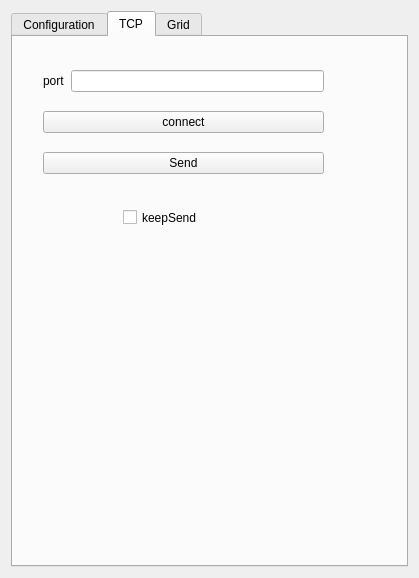
<?xml version="1.0" encoding="UTF-8"?>
<ui version="4.0">
 <class>ViewSettingsWidget</class>
 <widget class="QWidget" name="ViewSettingsWidget">
  <property name="geometry">
   <rect>
    <x>0</x>
    <y>0</y>
    <width>419</width>
    <height>578</height>
   </rect>
  </property>
  <property name="windowTitle">
   <string>Form</string>
  </property>
  <layout class="QVBoxLayout" name="verticalLayout">
   <item>
    <widget class="QTabWidget" name="tabWidget">
     <property name="minimumSize">
      <size>
       <width>300</width>
       <height>300</height>
      </size>
     </property>
     <property name="currentIndex">
      <number>1</number>
     </property>
     <widget class="QWidget" name="config_tab">
      <attribute name="title">
       <string>Configuration</string>
      </attribute>
      <widget class="QCheckBox" name="showTagHistory">
       <property name="geometry">
        <rect>
         <x>20</x>
         <y>380</y>
         <width>109</width>
         <height>17</height>
        </rect>
       </property>
       <property name="text">
        <string>Show Tag History</string>
       </property>
      </widget>
      <widget class="QSpinBox" name="tagHistoryN">
       <property name="geometry">
        <rect>
         <x>130</x>
         <y>380</y>
         <width>51</width>
         <height>22</height>
        </rect>
       </property>
       <property name="minimum">
        <number>1</number>
       </property>
       <property name="maximum">
        <number>128</number>
       </property>
       <property name="value">
        <number>20</number>
       </property>
      </widget>
      <widget class="QCheckBox" name="showTagTable">
       <property name="geometry">
        <rect>
         <x>20</x>
         <y>430</y>
         <width>109</width>
         <height>17</height>
        </rect>
       </property>
       <property name="text">
        <string>Show Tag Table</string>
       </property>
       <property name="checked">
        <bool>true</bool>
       </property>
      </widget>
      <widget class="QCheckBox" name="showAnchorTable">
       <property name="geometry">
        <rect>
         <x>20</x>
         <y>460</y>
         <width>109</width>
         <height>17</height>
        </rect>
       </property>
       <property name="text">
        <string>Show Anchor Table</string>
       </property>
       <property name="checked">
        <bool>true</bool>
       </property>
      </widget>
      <widget class="QCheckBox" name="showAnchorTagCorrectionTable">
       <property name="enabled">
        <bool>true</bool>
       </property>
       <property name="geometry">
        <rect>
         <x>20</x>
         <y>490</y>
         <width>191</width>
         <height>17</height>
        </rect>
       </property>
       <property name="text">
        <string>Show Anchor-Tag Correction Table</string>
       </property>
       <property name="checked">
        <bool>false</bool>
       </property>
      </widget>
      <widget class="QCheckBox" name="showNavigationMode">
       <property name="geometry">
        <rect>
         <x>20</x>
         <y>20</y>
         <width>151</width>
         <height>17</height>
        </rect>
       </property>
       <property name="text">
        <string>Tracking/Navigation Mode</string>
       </property>
       <property name="checked">
        <bool>true</bool>
       </property>
      </widget>
      <widget class="QComboBox" name="filtering">
       <property name="geometry">
        <rect>
         <x>120</x>
         <y>260</y>
         <width>111</width>
         <height>22</height>
        </rect>
       </property>
      </widget>
      <widget class="QLabel" name="label_z1_2">
       <property name="geometry">
        <rect>
         <x>20</x>
         <y>260</y>
         <width>81</width>
         <height>20</height>
        </rect>
       </property>
       <property name="text">
        <string>Filtering options:</string>
       </property>
      </widget>
      <widget class="QCheckBox" name="useAutoPos">
       <property name="enabled">
        <bool>true</bool>
       </property>
       <property name="geometry">
        <rect>
         <x>20</x>
         <y>210</y>
         <width>161</width>
         <height>17</height>
        </rect>
       </property>
       <property name="text">
        <string>Use Auto - Positioning</string>
       </property>
       <property name="checked">
        <bool>false</bool>
       </property>
      </widget>
      <widget class="QLabel" name="label_logingstatus">
       <property name="geometry">
        <rect>
         <x>20</x>
         <y>300</y>
         <width>91</width>
         <height>20</height>
        </rect>
       </property>
       <property name="text">
        <string>Logging:</string>
       </property>
      </widget>
      <widget class="QPushButton" name="logging_pb">
       <property name="geometry">
        <rect>
         <x>120</x>
         <y>300</y>
         <width>111</width>
         <height>23</height>
        </rect>
       </property>
       <property name="text">
        <string>Start</string>
       </property>
      </widget>
      <widget class="QLabel" name="label_logingstatus_2">
       <property name="geometry">
        <rect>
         <x>20</x>
         <y>400</y>
         <width>51</width>
         <height>20</height>
        </rect>
       </property>
       <property name="text">
        <string/>
       </property>
      </widget>
      <widget class="QLabel" name="label_logfile">
       <property name="geometry">
        <rect>
         <x>20</x>
         <y>330</y>
         <width>211</width>
         <height>20</height>
        </rect>
       </property>
       <property name="text">
        <string>Log filename</string>
       </property>
      </widget>
      <widget class="QLabel" name="label_logingstatus_3">
       <property name="geometry">
        <rect>
         <x>20</x>
         <y>240</y>
         <width>51</width>
         <height>20</height>
        </rect>
       </property>
       <property name="text">
        <string/>
       </property>
      </widget>
     </widget>
     <widget class="QWidget" name="floorplan_tab">
      <attribute name="title">
       <string>TCP</string>
      </attribute>
      <widget class="QWidget" name="gridLayoutWidget">
       <property name="geometry">
        <rect>
         <x>30</x>
         <y>20</y>
         <width>281</width>
         <height>131</height>
        </rect>
       </property>
       <layout class="QGridLayout" name="gridLayout">
        <item row="0" column="0">
         <widget class="QLabel" name="label_port">
          <property name="text">
           <string>port</string>
          </property>
         </widget>
        </item>
        <item row="1" column="0" colspan="2">
         <widget class="QPushButton" name="pushButton_connect">
          <property name="text">
           <string>connect</string>
          </property>
         </widget>
        </item>
        <item row="0" column="1">
         <widget class="QLineEdit" name="lineEdit_port"/>
        </item>
        <item row="2" column="0" colspan="2">
         <widget class="QPushButton" name="pushButton_send">
          <property name="text">
           <string>Send</string>
          </property>
         </widget>
        </item>
       </layout>
      </widget>
      <widget class="QCheckBox" name="checkBox_send">
       <property name="geometry">
        <rect>
         <x>110</x>
         <y>160</y>
         <width>131</width>
         <height>41</height>
        </rect>
       </property>
       <property name="text">
        <string>keepSend</string>
       </property>
      </widget>
     </widget>
     <widget class="QWidget" name="grid_tab">
      <attribute name="title">
       <string>Grid</string>
      </attribute>
      <widget class="QWidget" name="layoutWidget">
       <property name="geometry">
        <rect>
         <x>9</x>
         <y>21</y>
         <width>172</width>
         <height>111</height>
        </rect>
       </property>
       <layout class="QGridLayout" name="gridLayout_3">
        <item row="0" column="0">
         <widget class="QLabel" name="label">
          <property name="minimumSize">
           <size>
            <width>45</width>
            <height>0</height>
           </size>
          </property>
          <property name="text">
           <string>Width (m)</string>
          </property>
         </widget>
        </item>
        <item row="0" column="1">
         <widget class="QDoubleSpinBox" name="gridWidth_sb">
          <property name="decimals">
           <number>2</number>
          </property>
          <property name="singleStep">
           <double>0.100000000000000</double>
          </property>
          <property name="value">
           <double>0.500000000000000</double>
          </property>
         </widget>
        </item>
        <item row="1" column="0">
         <widget class="QLabel" name="label_2">
          <property name="minimumSize">
           <size>
            <width>45</width>
            <height>0</height>
           </size>
          </property>
          <property name="text">
           <string>Height (m)</string>
          </property>
         </widget>
        </item>
        <item row="1" column="1">
         <widget class="QDoubleSpinBox" name="gridHeight_sb">
          <property name="singleStep">
           <double>0.100000000000000</double>
          </property>
          <property name="value">
           <double>0.500000000000000</double>
          </property>
         </widget>
        </item>
        <item row="2" column="0">
         <widget class="QCheckBox" name="gridShow">
          <property name="text">
           <string>Show Grid</string>
          </property>
         </widget>
        </item>
       </layout>
      </widget>
     </widget>
    </widget>
   </item>
  </layout>
 </widget>
 <tabstops>
  <tabstop>gridWidth_sb</tabstop>
  <tabstop>gridHeight_sb</tabstop>
 </tabstops>
 <resources/>
 <connections/>
</ui>
